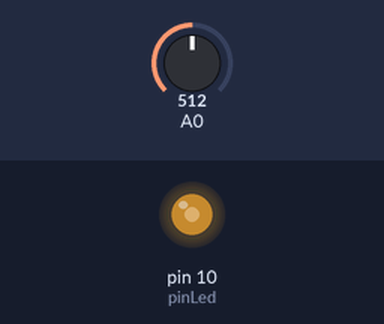
Simulated run of this sketch. Board: Arduino Uno, built with avr-gcc and run on an emulated ATmega328P. On the bench: output pins drawn as LEDs (lit = HIGH). The test bench sets the inputs (shaded band); at power-on: A0 = 512.

Above: at 1.2 s.
1.3 s: A0 set to 306
At 2.4 s:
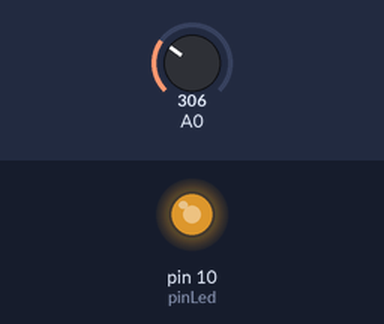
2.8 s: A0 set to 122
At 3.6 s:
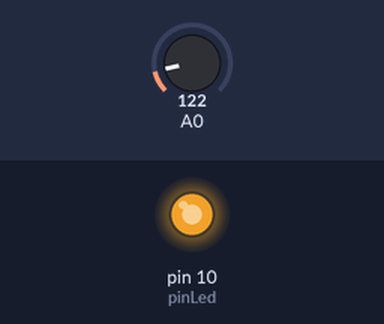
4.3 s: A0 set to 900
At 4.7 s:
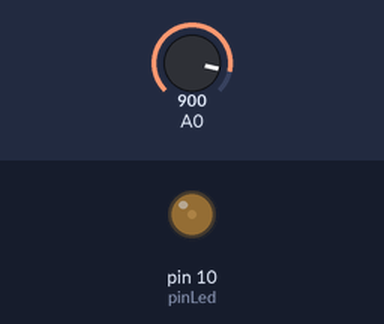
5.8 s: A0 set to 1023
At 7.0 s:
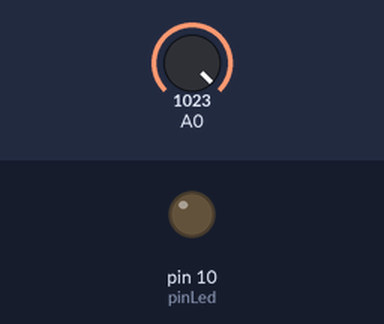
7.3 s: A0 set to 511
At 8.2 s:
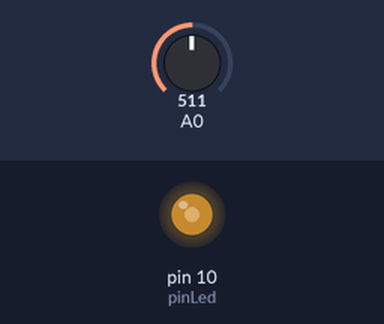
Timing chart, 0 to 9.8 s (numbered marks = the images above; inputs shaded):
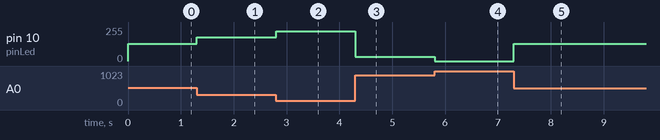

The sketch:

lampa_veghe_avansat.ino
```cpp
int pinLed=10;

void setup() {
  Serial.begin(9600);
  pinMode(pinLed, OUTPUT);
}
void loop() {
  int nivelIluminare = analogRead(0);
  int luminozitate= map(nivelIluminare, 0, 1023, 255, 0);
  analogWrite(pinLed, luminozitate);

}
```

Measured:
- after the input at 1.3 s, pin 10 (pinLed): 128/255 → 179/255 at once
- after the input at 2.8 s, pin 10 (pinLed): 179/255 → 225/255 at once
- after the input at 4.3 s, pin 10 (pinLed): 225/255 → 31/255 at once
- after the input at 5.8 s, pin 10 (pinLed): 31/255 → 0/255 at once
- after the input at 7.3 s, pin 10 (pinLed): 0/255 → 128/255 at once
